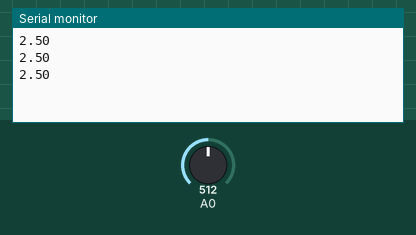
This sketch was run on a simulated Arduino Uno, built with avr-gcc and run on an emulated ATmega328P. Parts: the last lines printed to the serial monitor. The test bench sets the inputs (shaded band); at power-on: A0 = 512.

Above: at 1.2 s.
1.3 s: A0 set to 716
At 2.0 s:
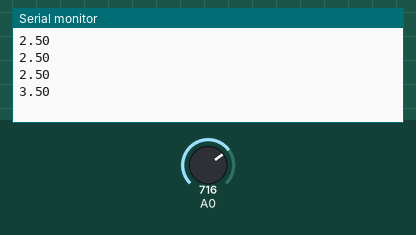
2.8 s: A0 set to 900
At 3.5 s:
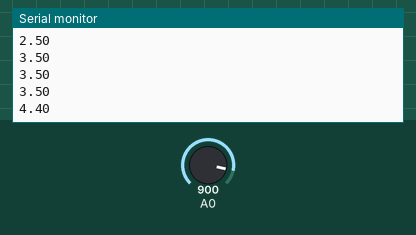
Timing chart, 0 to 5.8 s (numbered marks = the images above; inputs shaded):
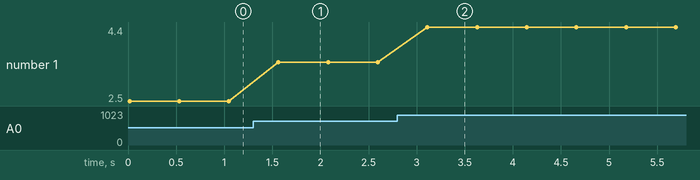

The sketch:

VoltageSensor.ino
```cpp
void setup()
{
  pinMode(A0, INPUT);
  Serial.begin(9600);
}

void loop()
{
  double voltageSum = 0;
  for(int i = 0; i < 100; i++)
  {
    double analogIn = analogRead(A0);
    double percent = analogIn/1023;
    double voltage = percent * 5.0;
    voltageSum += voltage;
  }
  double averageVoltage = voltageSum/100;

  Serial.println(averageVoltage);

  delay(500);
}
```

Measured:
- after the input at 1.3 s, the serial monitor: prints a new line after 0.26 s (image 1)
- after the input at 2.8 s, the serial monitor: prints a new line after 0.31 s (image 2)
- plotted number 1: 2.5 → 3.5 after the input at 1.3 s, 3.5 → 4.4 after the input at 2.8 s
